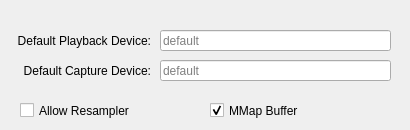
      <widget class="QWidget" name="page_3">
       <widget class="QLabel" name="label_17">
        <property name="geometry">
         <rect>
          <x>10</x>
          <y>30</y>
          <width>141</width>
          <height>21</height>
         </rect>
        </property>
        <property name="text">
         <string>Default Playback Device:</string>
        </property>
        <property name="alignment">
         <set>Qt::AlignRight|Qt::AlignTrailing|Qt::AlignVCenter</set>
        </property>
       </widget>
       <widget class="QLineEdit" name="alsaDefaultDeviceLine">
        <property name="geometry">
         <rect>
          <x>160</x>
          <y>30</y>
          <width>231</width>
          <height>21</height>
         </rect>
        </property>
        <property name="placeholderText">
         <string>default</string>
        </property>
       </widget>
       <widget class="QLabel" name="label_18">
        <property name="geometry">
         <rect>
          <x>10</x>
          <y>60</y>
          <width>141</width>
          <height>21</height>
         </rect>
        </property>
        <property name="text">
         <string>Default Capture Device:</string>
        </property>
        <property name="alignment">
         <set>Qt::AlignRight|Qt::AlignTrailing|Qt::AlignVCenter</set>
        </property>
       </widget>
       <widget class="QLineEdit" name="alsaDefaultCaptureLine">
        <property name="geometry">
         <rect>
          <x>160</x>
          <y>60</y>
          <width>231</width>
          <height>21</height>
         </rect>
        </property>
        <property name="placeholderText">
         <string>default</string>
        </property>
       </widget>
       <widget class="QCheckBox" name="alsaResamplerCheckBox">
        <property name="geometry">
         <rect>
          <x>20</x>
          <y>100</y>
          <width>191</width>
          <height>21</height>
         </rect>
        </property>
        <property name="toolTip">
         <string>Allow use of ALSA's software resampler. This lets
the OpenAL device to be set to a different sample
rate than the backend device, but incurs another
resample pass on top of OpenAL's resampler.</string>
        </property>
        <property name="text">
         <string>Allow Resampler</string>
        </property>
       </widget>
       <widget class="QCheckBox" name="alsaMmapCheckBox">
        <property name="geometry">
         <rect>
          <x>210</x>
          <y>100</y>
          <width>191</width>
          <height>21</height>
         </rect>
        </property>
        <property name="toolTip">
         <string>Accesses the audio device buffer through an mmap,
potentially avoiding an extra sample buffer copy
during updates.</string>
        </property>
        <property name="text">
         <string>MMap Buffer</string>
        </property>
        <property name="checked">
         <bool>true</bool>
        </property>
       </widget>
      </widget>
